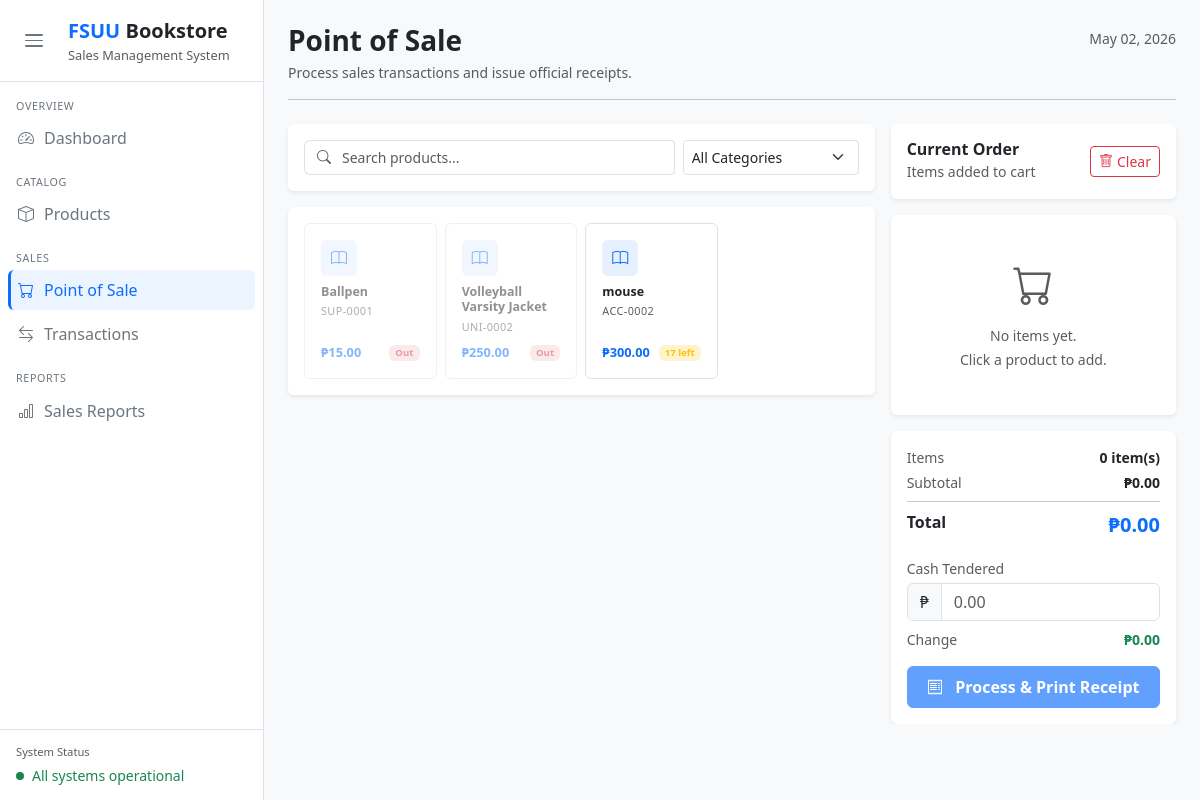
The app's page /point-of-sale/, older data.
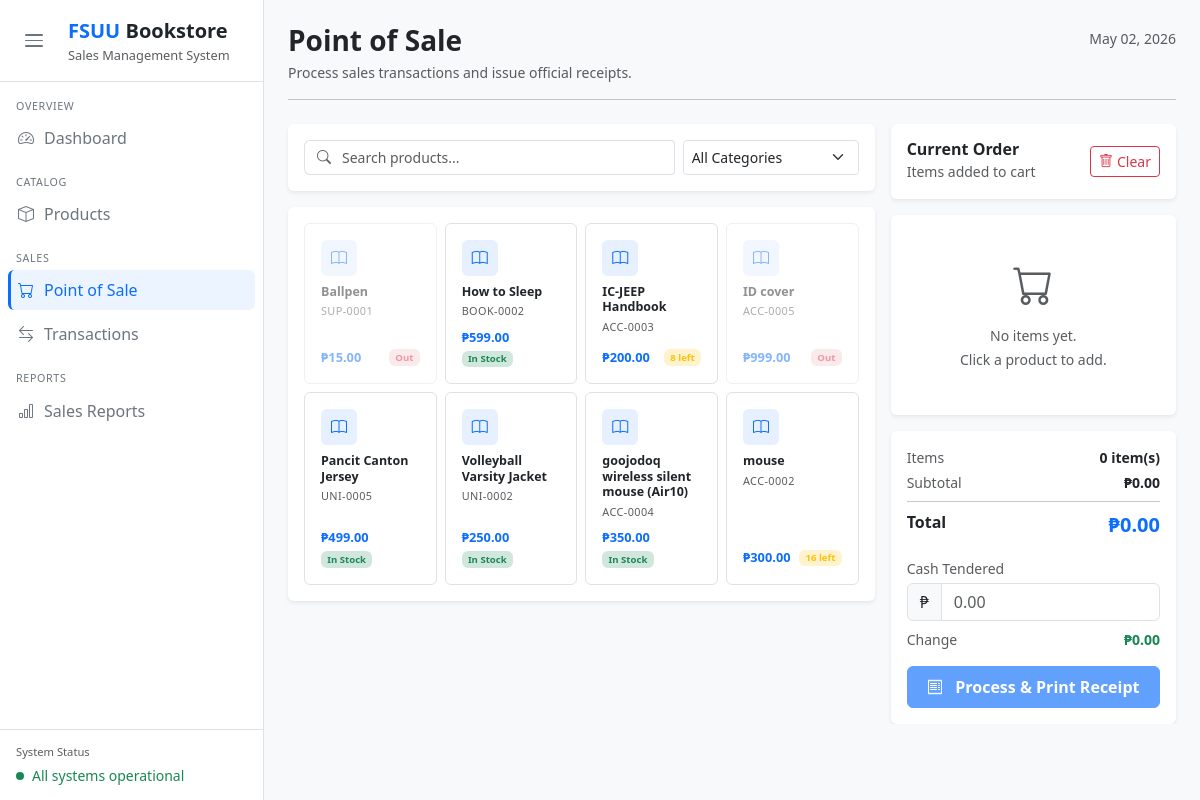
The same page, newer data.
### dashboard/models.py (models this page shows, shortened)
class Product(models.Model):
    product_id        = models.AutoField(primary_key=True)
    product_name      = models.CharField(max_length=100)
    price             = models.DecimalField(max_digits=10, decimal_places=2)
    category          = models.ForeignKey(
                            Category, on_delete=models.SET_NULL,
                            null=True, blank=True
                        )
    stock_quantity    = models.IntegerField()
    product_code      = models.CharField(max_length=20, unique=True, blank=True)
    restock_threshold = models.PositiveIntegerField(default=5)
    is_active         = models.BooleanField(default=True)
    created_at        = models.DateTimeField(auto_now_add=True)
    class Meta:
        db_table = 'products'

### dashboard/views.py (the view)
# urls.py: path('point-of-sale/',            views.point_of_sale,  name='pos'),
def point_of_sale(request):
    products   = Product.objects.filter(is_active=True).select_related('category').order_by('product_name')
    categories = Category.objects.all()
    today      = timezone.now().date().strftime('%B %d, %Y')
    context = {
        'page_title': 'Point of Sale',
        'products':   products,
        'categories': categories,
        'today':      today,
    }
    return render(request, 'dashboard/pos.html', context)

### dashboard/templates/dashboard/pos.html (shortened to what the changed rows need)
{% extends "dashboard/index.html" %}
{% load static %}
{% block content %}
<div class="row g-3 align-items-start">
    <div class="col-12 col-lg-8 d-flex flex-column gap-3">
        <div class="card border-0 shadow-sm">
            <div class="card-body p-3">
                <div class="row g-2" id="product-grid">
                    {% for product in products %}
                    <div class="col-6 col-sm-4 col-lg-3 product-item"
                         data-name="{{ product.product_name|lower }}"
                         data-code="{{ product.product_code|lower }}"
                         data-category="{{ product.category_id }}">
                        <div class="card border h-100 product-card
                                    {% if product.stock_quantity == 0 %}opacity-50 pe-none{% endif %}"
                             data-id="{{ product.product_id }}"
                             data-name="{{ product.product_name|escapejs }}"
                             data-price="{{ product.price }}"
                             data-stock="{{ product.stock_quantity }}">
                            <div class="card-body p-2 p-md-3 d-flex flex-column gap-1">
                                <div class="rounded d-flex align-items-center justify-content-center mb-1
                                            bg-primary bg-opacity-10 text-primary"
                                     style="width:36px; height:36px;">
                                    <i class="bi bi-book"></i>
                                </div>
                                <small class="fw-semibold lh-sm" style="font-size:0.78rem;">
                                    {{ product.product_name }}
                                </small>
                                <small class="text-muted text-truncate"
                                       style="font-size:0.68rem; letter-spacing:0.4px;">
                                    {{ product.product_code }}
                                </small>
                                <div class="d-flex align-items-center justify-content-between mt-auto pt-1 gap-1 flex-wrap">
                                    <span class="fw-bold text-primary" style="font-size:0.8rem;">
                                        &#8369;{{ product.price|floatformat:2 }}
                                    </span>
                                    {% if product.stock_quantity == 0 %}
                                        <span class="badge bg-danger-subtle text-danger"
                                              style="font-size:0.6rem;">Out</span>
                                    {% elif product.stock_quantity <= product.restock_threshold %}
                                        <span class="badge bg-warning-subtle text-warning"
                                              style="font-size:0.6rem;">{{ product.stock_quantity }} left</span>
                                    {% else %}
                                        <span class="badge bg-success-subtle text-success"
                                              style="font-size:0.6rem;">In Stock</span>
                                    {% endif %}
                                </div>
                            </div>
                        </div>
                    </div>
                    {% empty %}
                    <div class="col-12 text-center text-muted py-5">
                        <i class="bi bi-box fs-1 d-block mb-2"></i>
                        No active products found.
                    </div>
                    {% endfor %}
                </div>
            </div>
        </div>
    </div>
</div>
{% endblock %}

Row changes from the older to the newer data that the page shows:
added Product: product_name "How to Sleep", product_code "BOOK-0002", price "599.00", stock_quantity "In Stock"
added Product: product_name "IC-JEEP Handbook", product_code "ACC-0003", price "200.00", stock_quantity "8"
added Product: product_name "ID cover", product_code "ACC-0005", price "999.00", stock_quantity "Out"
added Product: product_name "Pancit Canton Jersey", product_code "UNI-0005", price "499.00", stock_quantity "In Stock"
changed Product "Volleyball Varsity Jacket": stock_quantity "Out" → "In Stock"
added Product: product_name "goojodoq wireless silent mouse (Air10)", product_code "ACC-0004", price "350.00", stock_quantity "In Stock"
changed Product "mouse": stock_quantity "17" → "16"
